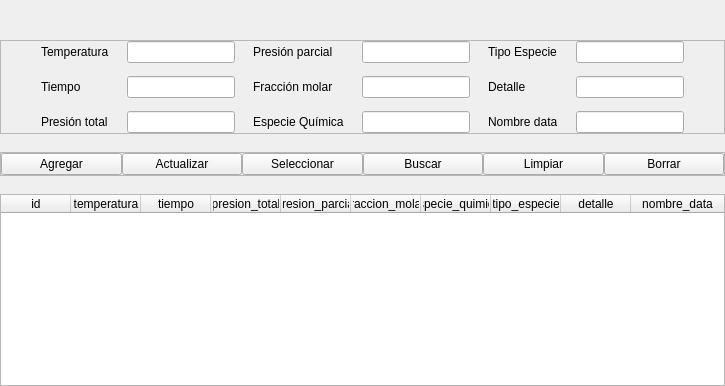
        <widget class="QWidget" name="ci_tab">
         <attribute name="title">
          <string>Condiciones Iniciales</string>
         </attribute>
         <layout class="QVBoxLayout" name="verticalLayout_23">
          <property name="spacing">
           <number>0</number>
          </property>
          <property name="leftMargin">
           <number>0</number>
          </property>
          <property name="topMargin">
           <number>0</number>
          </property>
          <property name="rightMargin">
           <number>0</number>
          </property>
          <property name="bottomMargin">
           <number>0</number>
          </property>
          <item>
           <layout class="QVBoxLayout" name="verticalLayout_9">
            <property name="spacing">
             <number>0</number>
            </property>
            <item>
             <layout class="QVBoxLayout" name="verticalLayout_10">
              <property name="spacing">
               <number>0</number>
              </property>
              <item>
               <spacer name="verticalSpacer_10">
                <property name="orientation">
                 <enum>Qt::Vertical</enum>
                </property>
                <property name="sizeHint" stdset="0">
                 <size>
                  <width>20</width>
                  <height>40</height>
                 </size>
                </property>
               </spacer>
              </item>
              <item>
               <widget class="QFrame" name="datos_frame_2">
                <property name="frameShape">
                 <enum>QFrame::StyledPanel</enum>
                </property>
                <property name="frameShadow">
                 <enum>QFrame::Raised</enum>
                </property>
                <layout class="QHBoxLayout" name="horizontalLayout_17">
                 <property name="spacing">
                  <number>0</number>
                 </property>
                 <property name="leftMargin">
                  <number>0</number>
                 </property>
                 <property name="topMargin">
                  <number>0</number>
                 </property>
                 <property name="rightMargin">
                  <number>0</number>
                 </property>
                 <property name="bottomMargin">
                  <number>0</number>
                 </property>
                 <item>
                  <spacer name="horizontalSpacer_18">
                   <property name="orientation">
                    <enum>Qt::Horizontal</enum>
                   </property>
                   <property name="sizeHint" stdset="0">
                    <size>
                     <width>40</width>
                     <height>20</height>
                    </size>
                   </property>
                  </spacer>
                 </item>
                 <item>
                  <layout class="QHBoxLayout" name="horizontalLayout_18">
                   <property name="spacing">
                    <number>0</number>
                   </property>
                   <item>
                    <layout class="QVBoxLayout" name="verticalLayout_14">
                     <property name="spacing">
                      <number>0</number>
                     </property>
                     <item>
                      <layout class="QHBoxLayout" name="horizontalLayout_19">
                       <property name="spacing">
                        <number>0</number>
                       </property>
                       <item>
                        <widget class="QLabel" name="label_12">
                         <property name="text">
                          <string>Temperatura</string>
                         </property>
                        </widget>
                       </item>
                       <item>
                        <spacer name="horizontalSpacer_19">
                         <property name="orientation">
                          <enum>Qt::Horizontal</enum>
                         </property>
                         <property name="sizeHint" stdset="0">
                          <size>
                           <width>18</width>
                           <height>20</height>
                          </size>
                         </property>
                        </spacer>
                       </item>
                       <item>
                        <widget class="QLineEdit" name="temperatura_ci_edit"/>
                       </item>
                      </layout>
                     </item>
                     <item>
                      <spacer name="verticalSpacer_11">
                       <property name="orientation">
                        <enum>Qt::Vertical</enum>
                       </property>
                       <property name="sizeHint" stdset="0">
                        <size>
                         <width>20</width>
                         <height>13</height>
                        </size>
                       </property>
                      </spacer>
                     </item>
                     <item>
                      <layout class="QHBoxLayout" name="horizontalLayout_20">
                       <property name="spacing">
                        <number>0</number>
                       </property>
                       <item>
                        <widget class="QLabel" name="label_11">
                         <property name="text">
                          <string>Tiempo</string>
                         </property>
                        </widget>
                       </item>
                       <item>
                        <spacer name="horizontalSpacer_20">
                         <property name="orientation">
                          <enum>Qt::Horizontal</enum>
                         </property>
                         <property name="sizeHint" stdset="0">
                          <size>
                           <width>18</width>
                           <height>20</height>
                          </size>
                         </property>
                        </spacer>
                       </item>
                       <item>
                        <widget class="QLineEdit" name="tiempo_ci_edit"/>
                       </item>
                      </layout>
                     </item>
                     <item>
                      <spacer name="verticalSpacer_12">
                       <property name="orientation">
                        <enum>Qt::Vertical</enum>
                       </property>
                       <property name="sizeHint" stdset="0">
                        <size>
                         <width>20</width>
                         <height>13</height>
                        </size>
                       </property>
                      </spacer>
                     </item>
                     <item>
                      <layout class="QHBoxLayout" name="horizontalLayout_21">
                       <property name="spacing">
                        <number>0</number>
                       </property>
                       <item>
                        <widget class="QLabel" name="label_14">
                         <property name="text">
                          <string>Presión total</string>
                         </property>
                        </widget>
                       </item>
                       <item>
                        <spacer name="horizontalSpacer_30">
                         <property name="orientation">
                          <enum>Qt::Horizontal</enum>
                         </property>
                         <property name="sizeHint" stdset="0">
                          <size>
                           <width>18</width>
                           <height>20</height>
                          </size>
                         </property>
                        </spacer>
                       </item>
                       <item>
                        <widget class="QLineEdit" name="presion_total_ci_edit"/>
                       </item>
                      </layout>
                     </item>
                    </layout>
                   </item>
                   <item>
                    <spacer name="horizontalSpacer_31">
                     <property name="orientation">
                      <enum>Qt::Horizontal</enum>
                     </property>
                     <property name="sizeHint" stdset="0">
                      <size>
                       <width>18</width>
                       <height>20</height>
                      </size>
                     </property>
                    </spacer>
                   </item>
                   <item>
                    <layout class="QVBoxLayout" name="verticalLayout_15">
                     <property name="spacing">
                      <number>0</number>
                     </property>
                     <item>
                      <layout class="QHBoxLayout" name="horizontalLayout_30">
                       <property name="spacing">
                        <number>0</number>
                       </property>
                       <item>
                        <widget class="QLabel" name="label_15">
                         <property name="text">
                          <string>Presión parcial</string>
                         </property>
                        </widget>
                       </item>
                       <item>
                        <spacer name="horizontalSpacer_32">
                         <property name="orientation">
                          <enum>Qt::Horizontal</enum>
                         </property>
                         <property name="sizeHint" stdset="0">
                          <size>
                           <width>18</width>
                           <height>20</height>
                          </size>
                         </property>
                        </spacer>
                       </item>
                       <item>
                        <widget class="QLineEdit" name="presion_parcial_ci_edit"/>
                       </item>
                      </layout>
                     </item>
                     <item>
                      <spacer name="verticalSpacer_13">
                       <property name="orientation">
                        <enum>Qt::Vertical</enum>
                       </property>
                       <property name="sizeHint" stdset="0">
                        <size>
                         <width>20</width>
                         <height>13</height>
                        </size>
                       </property>
                      </spacer>
                     </item>
                     <item>
                      <layout class="QHBoxLayout" name="horizontalLayout_31">
                       <property name="spacing">
                        <number>0</number>
                       </property>
                       <item>
                        <widget class="QLabel" name="label_16">
                         <property name="text">
                          <string>Fracción molar</string>
                         </property>
                        </widget>
                       </item>
                       <item>
                        <spacer name="horizontalSpacer_33">
                         <property name="orientation">
                          <enum>Qt::Horizontal</enum>
                         </property>
                         <property name="sizeHint" stdset="0">
                          <size>
                           <width>18</width>
                           <height>20</height>
                          </size>
                         </property>
                        </spacer>
                       </item>
                       <item>
                        <widget class="QLineEdit" name="fraccion_molar_ci_edit"/>
                       </item>
                      </layout>
                     </item>
                     <item>
                      <spacer name="verticalSpacer_17">
                       <property name="orientation">
                        <enum>Qt::Vertical</enum>
                       </property>
                       <property name="sizeHint" stdset="0">
                        <size>
                         <width>20</width>
                         <height>13</height>
                        </size>
                       </property>
                      </spacer>
                     </item>
                     <item>
                      <layout class="QHBoxLayout" name="horizontalLayout_32">
                       <property name="spacing">
                        <number>0</number>
                       </property>
                       <item>
                        <widget class="QLabel" name="label_19">
                         <property name="text">
                          <string>Especie Química</string>
                         </property>
                        </widget>
                       </item>
                       <item>
                        <spacer name="horizontalSpacer_34">
                         <property name="orientation">
                          <enum>Qt::Horizontal</enum>
                         </property>
                         <property name="sizeHint" stdset="0">
                          <size>
                           <width>18</width>
                           <height>20</height>
                          </size>
                         </property>
                        </spacer>
                       </item>
                       <item>
                        <widget class="QLineEdit" name="especie_quimica_ci_edit"/>
                       </item>
                      </layout>
                     </item>
                    </layout>
                   </item>
                   <item>
                    <spacer name="horizontalSpacer_35">
                     <property name="orientation">
                      <enum>Qt::Horizontal</enum>
                     </property>
                     <property name="sizeHint" stdset="0">
                      <size>
                       <width>18</width>
                       <height>20</height>
                      </size>
                     </property>
                    </spacer>
                   </item>
                   <item>
                    <layout class="QVBoxLayout" name="verticalLayout_16">
                     <property name="spacing">
                      <number>0</number>
                     </property>
                     <item>
                      <layout class="QHBoxLayout" name="horizontalLayout_33">
                       <property name="spacing">
                        <number>0</number>
                       </property>
                       <item>
                        <widget class="QLabel" name="label_18">
                         <property name="text">
                          <string>Tipo Especie</string>
                         </property>
                        </widget>
                       </item>
                       <item>
                        <spacer name="horizontalSpacer_36">
                         <property name="orientation">
                          <enum>Qt::Horizontal</enum>
                         </property>
                         <property name="sizeHint" stdset="0">
                          <size>
                           <width>18</width>
                           <height>20</height>
                          </size>
                         </property>
                        </spacer>
                       </item>
                       <item>
                        <widget class="QLineEdit" name="tipo_especie_ci_edit"/>
                       </item>
                      </layout>
                     </item>
                     <item>
                      <spacer name="verticalSpacer_18">
                       <property name="orientation">
                        <enum>Qt::Vertical</enum>
                       </property>
                       <property name="sizeHint" stdset="0">
                        <size>
                         <width>20</width>
                         <height>13</height>
                        </size>
                       </property>
                      </spacer>
                     </item>
                     <item>
                      <layout class="QHBoxLayout" name="horizontalLayout_34">
                       <property name="spacing">
                        <number>0</number>
                       </property>
                       <item>
                        <widget class="QLabel" name="label_13">
                         <property name="text">
                          <string>Detalle</string>
                         </property>
                        </widget>
                       </item>
                       <item>
                        <spacer name="horizontalSpacer_37">
                         <property name="orientation">
                          <enum>Qt::Horizontal</enum>
                         </property>
                         <property name="sizeHint" stdset="0">
                          <size>
                           <width>18</width>
                           <height>20</height>
                          </size>
                         </property>
                        </spacer>
                       </item>
                       <item>
                        <widget class="QLineEdit" name="detalle_ci_edit"/>
                       </item>
                      </layout>
                     </item>
                     <item>
                      <spacer name="verticalSpacer_19">
                       <property name="orientation">
                        <enum>Qt::Vertical</enum>
                       </property>
                       <property name="sizeHint" stdset="0">
                        <size>
                         <width>20</width>
                         <height>13</height>
                        </size>
                       </property>
                      </spacer>
                     </item>
                     <item>
                      <layout class="QHBoxLayout" name="horizontalLayout_35">
                       <property name="spacing">
                        <number>0</number>
                       </property>
                       <item>
                        <widget class="QLabel" name="label_17">
                         <property name="text">
                          <string>Nombre data</string>
                         </property>
                        </widget>
                       </item>
                       <item>
                        <spacer name="horizontalSpacer_38">
                         <property name="orientation">
                          <enum>Qt::Horizontal</enum>
                         </property>
                         <property name="sizeHint" stdset="0">
                          <size>
                           <width>18</width>
                           <height>20</height>
                          </size>
                         </property>
                        </spacer>
                       </item>
                       <item>
                        <widget class="QLineEdit" name="nombre_data_ci_edit"/>
                       </item>
                      </layout>
                     </item>
                    </layout>
                   </item>
                  </layout>
                 </item>
                 <item>
                  <spacer name="horizontalSpacer_39">
                   <property name="orientation">
                    <enum>Qt::Horizontal</enum>
                   </property>
                   <property name="sizeHint" stdset="0">
                    <size>
                     <width>40</width>
                     <height>20</height>
                    </size>
                   </property>
                  </spacer>
                 </item>
                </layout>
               </widget>
              </item>
              <item>
               <spacer name="verticalSpacer_20">
                <property name="orientation">
                 <enum>Qt::Vertical</enum>
                </property>
                <property name="sizeHint" stdset="0">
                 <size>
                  <width>20</width>
                  <height>18</height>
                 </size>
                </property>
               </spacer>
              </item>
              <item>
               <widget class="QFrame" name="funciones_frame_ci">
                <property name="frameShape">
                 <enum>QFrame::StyledPanel</enum>
                </property>
                <property name="frameShadow">
                 <enum>QFrame::Raised</enum>
                </property>
                <layout class="QHBoxLayout" name="horizontalLayout_36">
                 <property name="spacing">
                  <number>0</number>
                 </property>
                 <property name="leftMargin">
                  <number>0</number>
                 </property>
                 <property name="topMargin">
                  <number>0</number>
                 </property>
                 <property name="rightMargin">
                  <number>0</number>
                 </property>
                 <property name="bottomMargin">
                  <number>0</number>
                 </property>
                 <item>
                  <widget class="QPushButton" name="agregar_ci_btn">
                   <property name="text">
                    <string>Agregar</string>
                   </property>
                  </widget>
                 </item>
                 <item>
                  <widget class="QPushButton" name="actualizar_ci_btn">
                   <property name="text">
                    <string>Actualizar</string>
                   </property>
                  </widget>
                 </item>
                 <item>
                  <widget class="QPushButton" name="seleccionar_ci_btn">
                   <property name="text">
                    <string>Seleccionar</string>
                   </property>
                  </widget>
                 </item>
                 <item>
                  <widget class="QPushButton" name="buscar_ci_btn">
                   <property name="text">
                    <string>Buscar</string>
                   </property>
                  </widget>
                 </item>
                 <item>
                  <widget class="QPushButton" name="limpiar_ci_btn">
                   <property name="text">
                    <string>Limpiar</string>
                   </property>
                  </widget>
                 </item>
                 <item>
                  <widget class="QPushButton" name="borrar_ci_btn">
                   <property name="text">
                    <string>Borrar</string>
                   </property>
                  </widget>
                 </item>
                </layout>
               </widget>
              </item>
              <item>
               <spacer name="verticalSpacer_21">
                <property name="orientation">
                 <enum>Qt::Vertical</enum>
                </property>
                <property name="sizeHint" stdset="0">
                 <size>
                  <width>20</width>
                  <height>18</height>
                 </size>
                </property>
               </spacer>
              </item>
             </layout>
            </item>
            <item>
             <layout class="QVBoxLayout" name="verticalLayout_17">
              <property name="spacing">
               <number>0</number>
              </property>
              <item>
               <widget class="QTableWidget" name="condiciones_iniciales_tabla">
                <property name="focusPolicy">
                 <enum>Qt::NoFocus</enum>
                </property>
                <property name="showGrid">
                 <bool>false</bool>
                </property>
                <attribute name="horizontalHeaderMinimumSectionSize">
                 <number>50</number>
                </attribute>
                <attribute name="horizontalHeaderDefaultSectionSize">
                 <number>70</number>
                </attribute>
                <attribute name="horizontalHeaderStretchLastSection">
                 <bool>true</bool>
                </attribute>
                <attribute name="verticalHeaderVisible">
                 <bool>false</bool>
                </attribute>
                <column>
                 <property name="text">
                  <string>id</string>
                 </property>
                </column>
                <column>
                 <property name="text">
                  <string>temperatura</string>
                 </property>
                </column>
                <column>
                 <property name="text">
                  <string>tiempo</string>
                 </property>
                </column>
                <column>
                 <property name="text">
                  <string>presion_total</string>
                 </property>
                </column>
                <column>
                 <property name="text">
                  <string>presion_parcial</string>
                 </property>
                </column>
                <column>
                 <property name="text">
                  <string>fraccion_molar</string>
                 </property>
                </column>
                <column>
                 <property name="text">
                  <string>especie_quimica</string>
                 </property>
                </column>
                <column>
                 <property name="text">
                  <string>tipo_especie</string>
                 </property>
                </column>
                <column>
                 <property name="text">
                  <string>detalle</string>
                 </property>
                </column>
                <column>
                 <property name="text">
                  <string>nombre_data</string>
                 </property>
                </column>
               </widget>
              </item>
             </layout>
            </item>
           </layout>
          </item>
         </layout>
        </widget>
